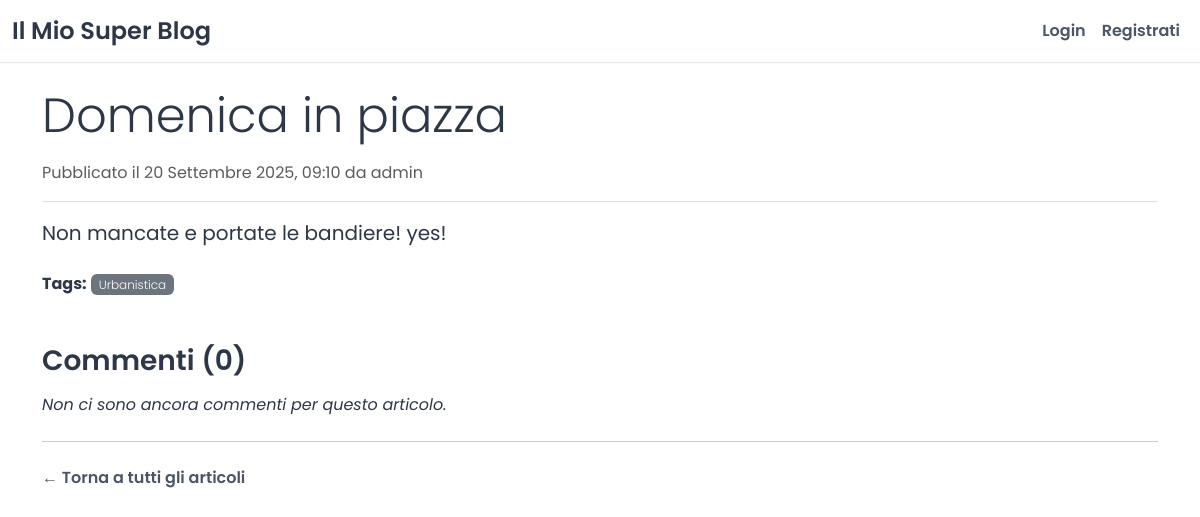
Screenshot of /post/3/ with the database file from the repository.
### blog/models.py (models this page shows, shortened)
class Post(models.Model):
    title = models.CharField(max_length=200)
    content = models.TextField()
    author = models.ForeignKey(
        get_user_model(),
        on_delete=models.CASCADE,
        related_name='posts'
    )
    tags = models.ManyToManyField(Tag, blank=True)
    created_at = models.DateTimeField(auto_now_add=True)
    updated_at = models.DateTimeField(auto_now=True)
    filter_horizontal = ('tags',)

class Tag(models.Model):
    name = models.CharField(max_length=50, unique=True)

### blog/views.py (the view)
# urls.py: path('post/<int:pk>/', post_detail_view, name='post_detail'),
def post_detail_view(request, pk):
    post = get_object_or_404(Post, pk=pk)
    context = {
        'post': post,
    }
    return render(request, "blog/post_detail.html", context)

### templates/blog/post_detail.html (shortened to what this page needs)
{% extends "base.html" %}
{% block content %}
    <article class="post-full my-4">
        <h2 class="display-5 mb-3">{{ post.title }}</h2>
        <p class="text-muted border-bottom pb-3">
            Pubblicato il {{ post.created_at|date:"d F Y, H:i" }} da {{ post.author }}
        </p>
        <div class="post-content fs-5 text-break">
            {{ post.content|safe }}
        </div>
        {% if post.tags.all %}
            <div class="tags mt-4">
                <strong>Tags:</strong>
                {% for tag in post.tags.all %}
                    <span class="badge bg-secondary fw-light">{{ tag.name }}</span>
                {% endfor %}
            </div>
        {% endif %}
    </article>
    <section class="comments-section mt-5">
        <h3>Commenti ({{ post.comments.count }})</h3>
        {% for comment in post.comments.all %}
            <div class="comment mt-4 border-top pt-3">
                <p class="comment-meta">
                    <strong>{{ comment.author }}</strong>
                    <small class="text-muted">ha commentato il {{ comment.created_at|date:"d F Y, H:i" }}</small>
                </p>
                <div class="comment-text">
                    {{ comment.text|linebreaks }}
                </div>
            </div>
        {% empty %}
            <p class="mt-3 fst-italic">Non ci sono ancora commenti per questo articolo.</p>
        {% endfor %}
    </section>
    <hr class="my-4">
    <a href="{% url 'blog:post_list' %}">&larr; Torna a tutti gli articoli</a>
{% endblock content %}

### static/css/style.css (style rules this page uses)
:root { --primary-color: #4A5568; --primary-hover: #2D3748; --light-gray: #f7fafc; --border-color: #e2e8f0; --dark-text: #2D3748; --body-font: 'Poppins', sans-serif; --border-radius: 0.375rem; }
body { font-family: var(--body-font); background-color: #fff; color: var(--dark-text); font-weight: 400; }
h1, h2, h3, h4, h5, h6 { font-weight: 600; color: var(--dark-text); }
a:not(.btn) { color: var(--primary-color); text-decoration: none; font-weight: 600; transition: color 0.2s ease-in-out; }

### rows the page displays
Post: title "Domenica in piazza", created_at "20 Settembre 2025, 09:10", author "admin", content "Non mancate e portate le bandiere! yes!", comments.count "0"
Tag: name "Urbanistica"
